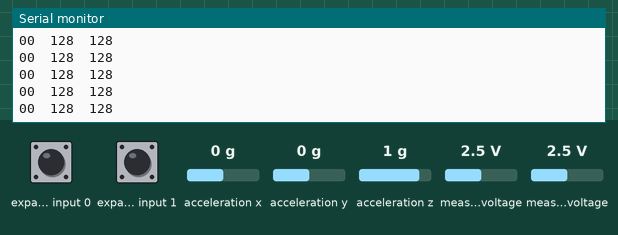
Bench run of a sketch on a simulated Arduino Uno, built with avr-gcc and run on an emulated ATmega328P. Shown: the last lines printed to the serial monitor. Wiring (inferred from the names in the program): Wii Nunchuk at I2C address 0x52. Inputs (shaded band) come from the test bench; at power-on: measured voltage 2.5 V, expander input 0 HIGH, expander input 1 HIGH, acceleration x 0 g, acceleration y 0 g, acceleration z 1 g.

Above: at 1.2 s.
1.3 s: measured voltage (sensor 200) set to 0.1 V
At 1.8 s:
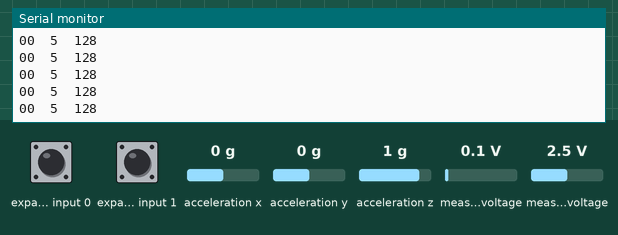
4.3 s: measured voltage (sensor 201) set to 0.1 V
At 4.8 s:
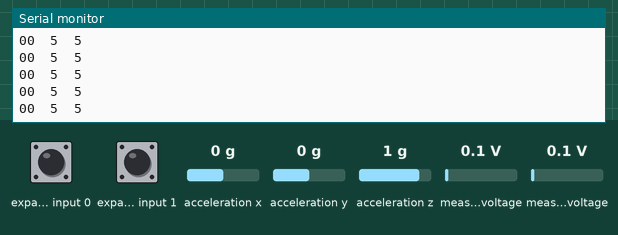
7.3 s: measured voltage (sensor 200) set to 2.5 V
At 7.9 s:
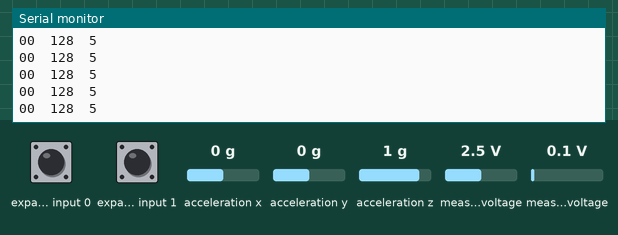
10.3 s: measured voltage (sensor 201) set to 1.2 V
At 10.8 s:
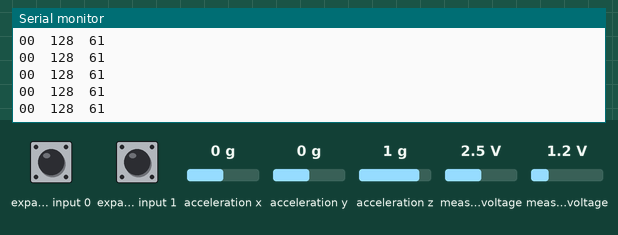
13.3 s: expander input 0 pulled LOW for 0.15 s
16.4 s: measured voltage (sensor 200) set to 1.2 V
At 17.2 s:
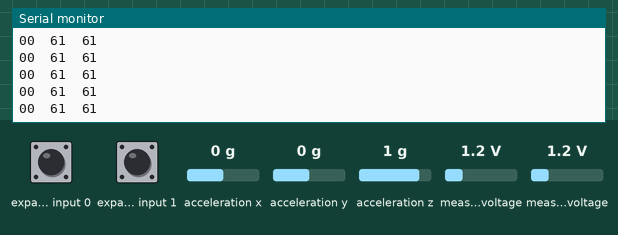
Timing chart, 0 to 19.4 s (numbered marks = the images above; inputs shaded):
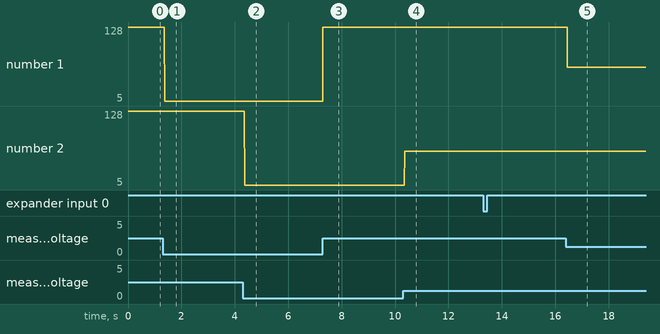

Measured:
- after the input at 1.3 s, the serial monitor: prints a new line after 0.07 s (image 1)
- after the input at 4.3 s, the serial monitor: prints a new line after 0.06 s (image 2)
- after the input at 7.3 s, the serial monitor: prints a new line at once (image 3)
- after the input at 10.3 s, the serial monitor: prints a new line after 0.06 s (image 4)
- after the input at 16.4 s, the serial monitor: prints a new line after 0.06 s (image 5)
- plotted number 1: 128 → 5 after the input at 1.3 s
- plotted number 2: 5 → 61 after the input at 10.3 s

The sketch:

nunchuk_test.ino
```cpp
#include <Wire.h>

#define NUNCHUK_ADDRESS 0x52

int nunchuk_data[6];

int nunchuk_read(){
    int i;

    Wire.requestFrom(NUNCHUK_ADDRESS, 6);

    for (i = 0; i < 6 && Wire.available(); i++) {
        nunchuk_data[i] = Wire.read();
    }


    Wire.beginTransmission(NUNCHUK_ADDRESS);
    Wire.write(0x00);

    Wire.endTransmission();
    return i == 6;
}

void nunchuk_init(){
   Wire.begin();
   Wire.setClock(400000);

   Wire.beginTransmission(NUNCHUK_ADDRESS);
   Wire.write(0xF0);
   Wire.write(0x55);
   Wire.endTransmission();
}

int nunchuk_buttonZ() {
    return (~nunchuk_data[5] >> 0) & 1;
}

int  nunchuk_buttonC() {
    return (~nunchuk_data[5] >> 1) & 1;
}

int nunchuk_joystickX_raw() {
    return nunchuk_data[0];
}

int nunchuk_joystickY_raw() {
    return nunchuk_data[1];
}

void setup() {
    Serial.begin(9600);
    nunchuk_init();
}

void loop() {
    if (nunchuk_read()) {
        Serial.print(nunchuk_buttonZ());
        Serial.print(nunchuk_buttonC());
        Serial.print("  ");
        Serial.print(nunchuk_joystickX_raw());
        Serial.print("  ");
        Serial.println(nunchuk_joystickY_raw());
    }
    delay(10);
}
```
